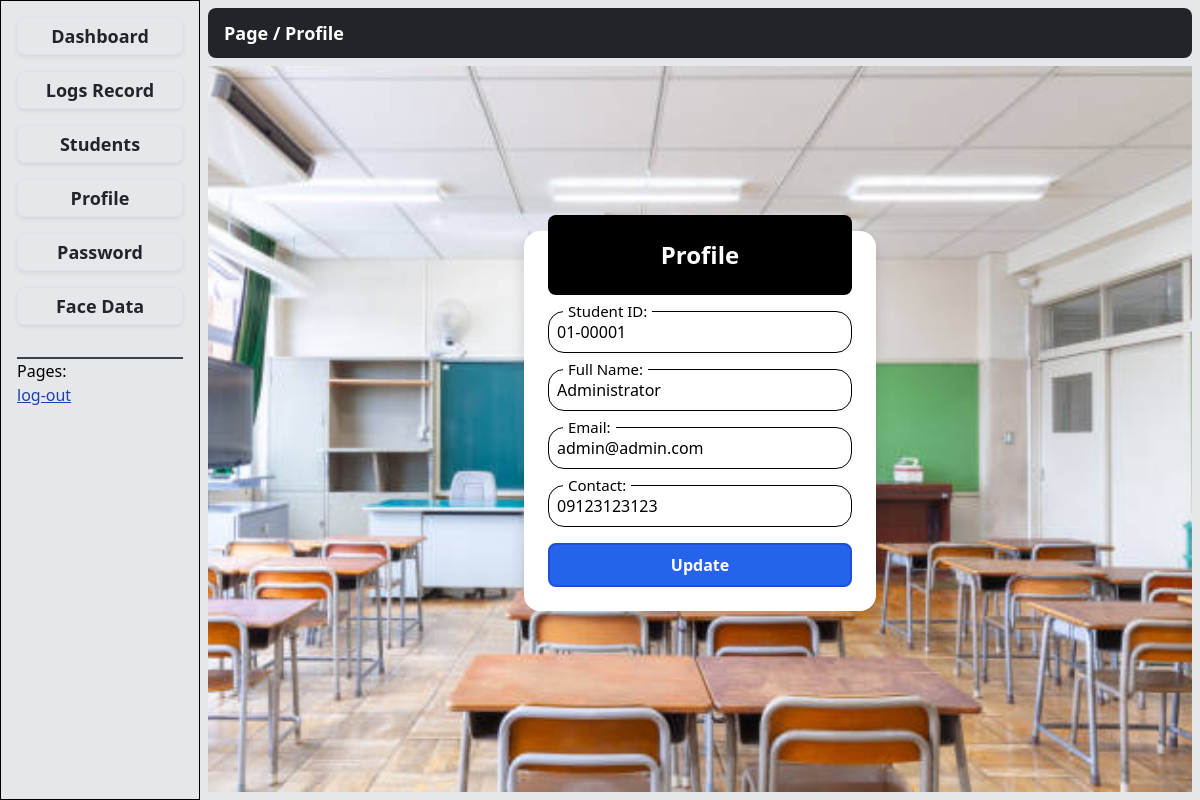
The app's page /profile.php (signed in) with its own data.
### tables this page shows
CREATE TABLE `users` (
  `id` bigint(20) NOT NULL,
  `tag` varchar(20) DEFAULT NULL,
  `name` varchar(255) NOT NULL,
  `role` enum('student','admin') DEFAULT 'student',
  `email` varchar(100) NOT NULL,
  `contact` varchar(100) NOT NULL,
  `password` varchar(255) NOT NULL,
  `created_at` datetime DEFAULT current_timestamp(),
  `updated_at` datetime DEFAULT current_timestamp() ON UPDATE current_timestamp()
);

### profile.php (the view, shortened to what this page needs)
<?php
    include 'include/session.php';
?>
<!DOCTYPE html>
<html lang="en">
<head>
    <link rel="stylesheet" href="asset/css/input.css">
    <script src="https://cdn.tailwindcss.com"></script>
    <link href="https://cdn.jsdelivr.net/npm/bootstrap@5.3.8/dist/css/bootstrap.min.css" rel="stylesheet">
</head>
<body class="vh-100 bg-gray-200 flex flex-row justify-content-center">
    <?php include 'include/aside.php'; ?>
    <main class="flex flex-1 flex-col h-full align-center gap-2 p-2">
        <?php include 'include/header.php' ?>
    <div class="flex flex-1 w-full items-center justify-center
    bg-cover bg-center"
    style="background-image: url('uploads/bg.jpg');">
    <?php
        $id = $_SESSION['id'];
        $user = $conn->prepare("
            SELECT * FROM users
            WHERE id = ?
        ");
        $user->bind_param('i', $id);
        $user->execute();
        $result = $user->get_result();
        $row = $result->fetch_assoc();
    ?>
        <form action="config/update-account.php" method="post"
            class=" w-[22rem] shadow bg-white p-4 rounded-4 needs-validation
            flex flex-col items-center p-3 gap-3" validate>
            <h3 class="w-[100%] p-4 rounded-lg mt-[-40px]
            text-white text-center text-2xl font-semibold
            bg-black">Profile</h3>
            <div class="input-wrapper w-full">
                <input type="text" id="" name="tag" value="<?= $row['tag'] ?>"
                class="input-field" required placeholder=" ">
                <label for="">Student ID:</label>
            </div>
            <div class="input-wrapper w-full">
                <input type="text" id="" name="name" value="<?= $row['name'] ?>"
                class="input-field" required placeholder=" ">
                <label for="">Full Name:</label>
            </div>
            <div class="input-wrapper w-full">
                <input type="email" id="" name="email" value="<?= $row['email'] ?>"
                class="input-field" required placeholder=" ">
                <label for="">Email:</label>
            </div>
            <div class="input-wrapper w-full">
                <input type="text" id="" name="contact" value="<?= $row['contact'] ?>"
                class="input-field" required placeholder=" ">
                <label for="">Contact:</label>
            </div>
            <button type="submit" class="w-full p-2 rounded-lg
            text-white text-md font-semibold
            border-2 border-blue-700 bg-blue-600
            hover:scale-105
            transition duration-200">Update</button>
        </form>
    </div>
    </main>
</body>
</html>

### asset/css/input.css (style rules this page uses)
.input-wrapper { position: relative; }
.input-field { width: 100%; padding: 0.5rem; color: black; border: 1px solid black; transition: all 0.15s; background-color: transparent; outline: none; font-size: 16px; border-radius: 1rem; }
.input-wrapper label { position: absolute; top: 50%; left: 20px; transform: translateY(-50%); color: black; transition: all 0.3s; pointer-events: none; }
.input-field:focus ~ label, .input-field:not(:placeholder-shown) ~ label { top: 0; left: 15px; font-size: 15px; background-color: rgb(255, 255, 255); padding: 0 5px; }

### records on screen
users: tag "01-00001", name "Administrator", email "admin@admin.com", contact "09123123123"

### other values on screen
$page_name "Profile"
